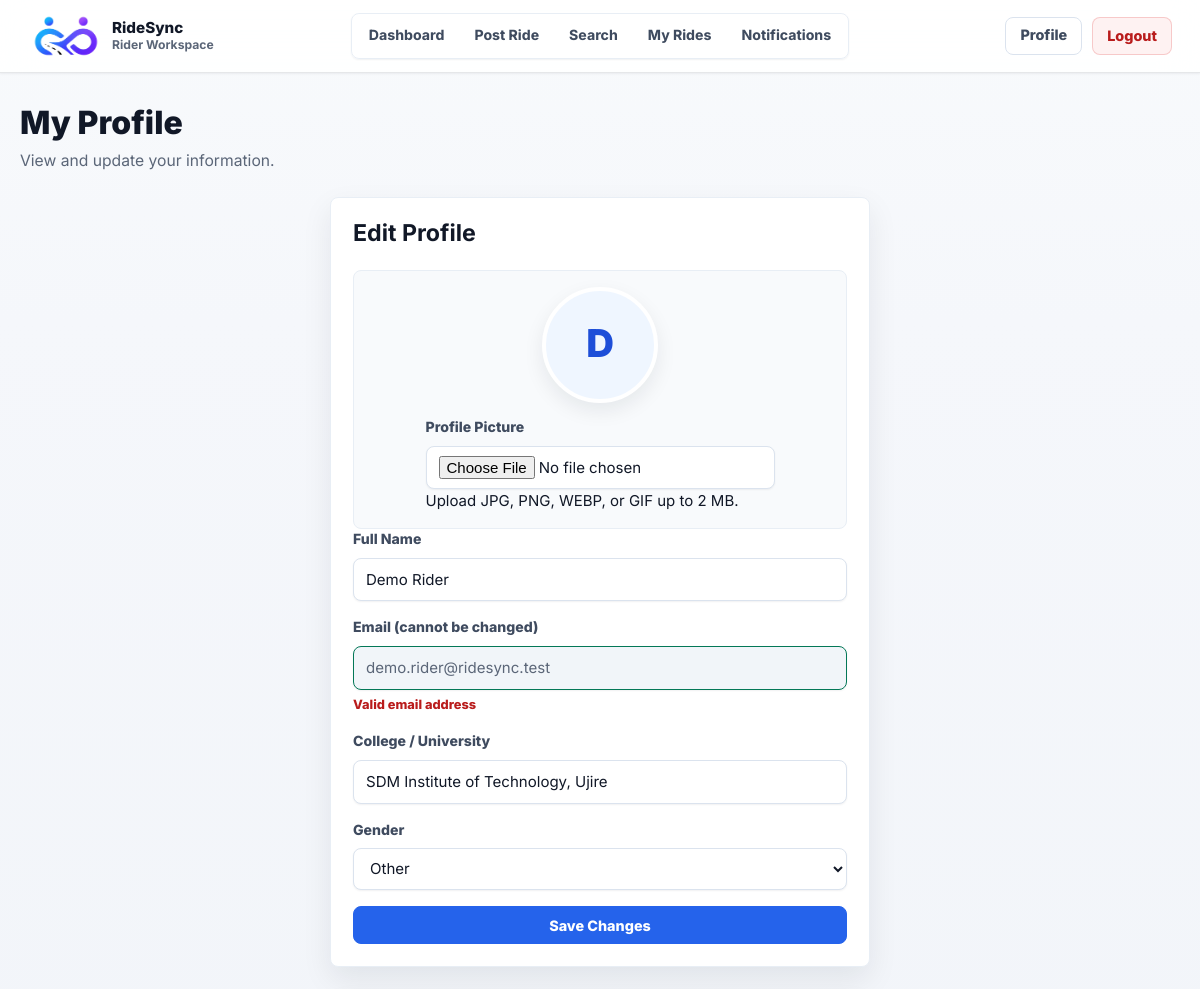
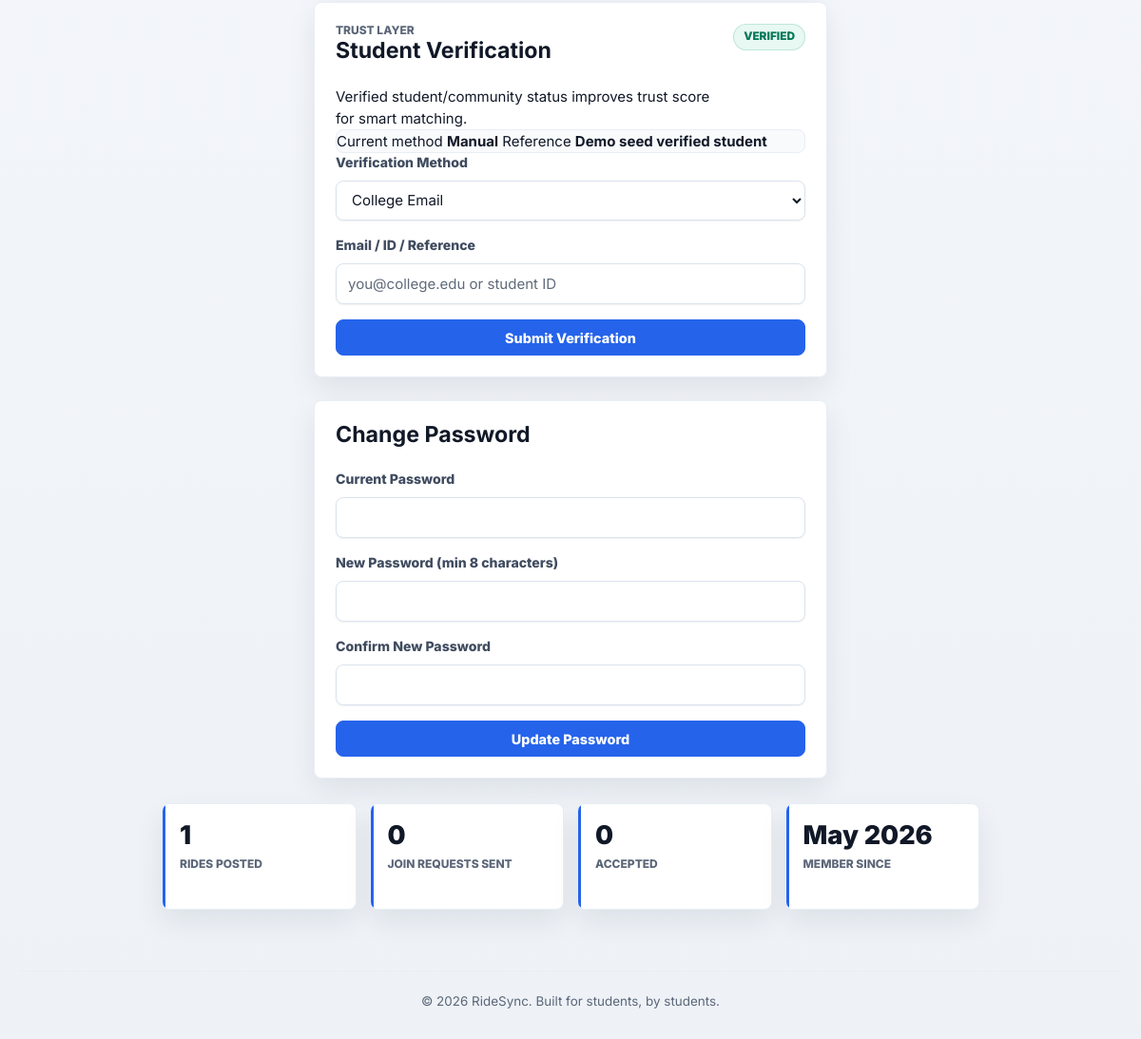
The page /pages/profile.php (signed in) on the database its author committed (2 pictures, top to bottom).
### tables this page shows
CREATE TABLE IF NOT EXISTS users (
  id INT UNSIGNED NOT NULL AUTO_INCREMENT,
  name VARCHAR(100) NOT NULL,
  email VARCHAR(190) NOT NULL,
  password VARCHAR(255) NOT NULL,
  college VARCHAR(150) NOT NULL,
  gender ENUM('Male', 'Female', 'Other') NOT NULL,
  profile_photo VARCHAR(255) NULL,
  created_at TIMESTAMP NOT NULL DEFAULT CURRENT_TIMESTAMP,
  PRIMARY KEY (id),
  UNIQUE KEY uq_users_email (email)
);

CREATE TABLE IF NOT EXISTS user_verifications (
  id INT NOT NULL AUTO_INCREMENT,
  user_id INT UNSIGNED NOT NULL,
  verification_type ENUM('college_email', 'student_id', 'manual') NOT NULL DEFAULT 'manual',
  status ENUM('pending', 'verified', 'rejected') NOT NULL DEFAULT 'pending',
  reference VARCHAR(255) NULL,
  created_at TIMESTAMP NOT NULL DEFAULT CURRENT_TIMESTAMP,
  updated_at TIMESTAMP NOT NULL DEFAULT CURRENT_TIMESTAMP ON UPDATE CURRENT_TIMESTAMP,
  PRIMARY KEY (id),
  UNIQUE KEY uq_user_verification_type (user_id, verification_type),
  KEY idx_user_verifications_status (status),
  CONSTRAINT fk_user_verifications_user
    FOREIGN KEY (user_id) REFERENCES users(id)
    ON DELETE CASCADE
);

### pages/profile.php (the view, shortened to what this page needs)
<?php
require_once __DIR__ . '/../includes/header.php';
$user_id = $_SESSION['user_id'];
$stmt = $conn->prepare("SELECT name, email, college, gender, profile_photo, created_at FROM users WHERE id = ?");
$stmt->bind_param("i", $user_id);
$stmt->execute();
$user = $stmt->get_result()->fetch_assoc();
$profilePhoto = trim($user['profile_photo'] ?? '');
$profilePhotoUrl = $profilePhoto !== '' ? '/ridesync/' . ltrim($profilePhoto, '/') : '';
$initial = strtoupper(substr($user['name'] ?? 'U', 0, 1));
$ride_count = $conn->prepare("SELECT COUNT(*) as c FROM rides WHERE user_id = ?");
$ride_count->bind_param("i", $user_id);
$ride_count->execute();
$total_rides = $ride_count->get_result()->fetch_assoc()['c'];
$match_count = $conn->prepare("SELECT COUNT(*) as c FROM matches WHERE matched_user_id = ?");
$match_count->bind_param("i", $user_id);
$match_count->execute();
$total_matches = $match_count->get_result()->fetch_assoc()['c'];
$accepted_count = $conn->prepare("SELECT COUNT(*) as c FROM matches WHERE matched_user_id = ? AND status = 'accepted'");
$accepted_count->bind_param("i", $user_id);
$accepted_count->execute();
$total_accepted = $accepted_count->get_result()->fetch_assoc()['c'];
$verification = null;
$verificationTable = mysqli_query($conn, "SHOW TABLES LIKE 'user_verifications'");
if ($verificationTable && mysqli_num_rows($verificationTable) > 0) {
    $stmt = $conn->prepare("
        SELECT *
        FROM user_verifications
        WHERE user_id = ?
        ORDER BY FIELD(status, 'verified', 'pending', 'rejected'), updated_at DESC
        LIMIT 1
    ");
    $stmt->bind_param("i", $user_id);
    $stmt->execute();
    $verification = $stmt->get_result()->fetch_assoc();
}
$verificationStatus = $verification['status'] ?? 'not_started';
$verificationLabel = [
    'verified' => 'Verified',
    'pending' => 'Pending Review',
    'rejected' => 'Needs Update',
    'not_started' => 'Not Started',
][$verificationStatus] ?? 'Not Started';
?>
<div class="page-header">
    <h1>My Profile</h1>
    <p>View and update your information.</p>
</div>
<div class="form-container">
    <h2>Edit Profile</h2>
    <form method="POST" action="/ridesync/actions/profile_action.php" enctype="multipart/form-data">
        <div class="profile-photo-editor">
            <div class="profile-avatar-preview">
                <?php if ($profilePhotoUrl !== ''): ?>
                    <img src="<?php echo htmlspecialchars($profilePhotoUrl); ?>" alt="Profile picture">
                <?php else: ?>
                    <span><?php echo htmlspecialchars($initial); ?></span>
                <?php endif; ?>
            </div>
            <div class="profile-photo-controls">
                <label for="profile_photo">Profile Picture</label>
                <input type="file" id="profile_photo" name="profile_photo" accept="image/jpeg,image/png,image/webp,image/gif">
                <p>Upload JPG, PNG, WEBP, or GIF up to 2 MB.</p>
            </div>
        </div>
        <div class="form-group">
            <label for="name">Full Name</label>
            <input type="text" id="name" name="name" value="<?php echo htmlspecialchars($user['name']); ?>" required>
        </div>
        <div class="form-group">
            <label for="email">Email (cannot be changed)</label>
            <input type="email" id="email" value="<?php echo htmlspecialchars($user['email']); ?>" disabled>
        </div>
        <div class="form-group">
            <label for="college">College / University</label>
            <input type="text" id="college" name="college" list="college-suggestions" value="<?php echo htmlspecialchars($user['college']); ?>" required>
        </div>
        <div class="form-group">
            <label for="gender">Gender</label>
            <select id="gender" name="gender" required>
                <option value="Other" <?php echo $user['gender'] === 'Other' ? 'selected' : ''; ?>>Other</option>
            </select>
        </div>
        <button type="submit" class="btn btn-primary" style="width:100%;">Save Changes</button>
    </form>
</div>
<div class="form-container trust-verification-card" style="margin-top: 24px;">
    <div class="trust-card-header">
        <div>
            <span class="fare-kicker">Trust layer</span>
            <h2>Student Verification</h2>
            <p>Verified student/community status improves trust score for smart matching.</p>
        </div>
        <span class="verification-pill verification-<?php echo htmlspecialchars($verificationStatus); ?>">
            <?php echo htmlspecialchars($verificationLabel); ?>
        </span>
    </div>
    <?php if ($verification): ?>
        <div class="verification-current">
            <span>Current method</span>
            <strong><?php echo ucwords(str_replace('_', ' ', htmlspecialchars($verification['verification_type']))); ?></strong>
            <span>Reference</span>
            <strong><?php echo htmlspecialchars($verification['reference'] ?: 'Not provided'); ?></strong>
        </div>
    <?php endif; ?>
    <form method="POST" action="/ridesync/actions/profile_action.php">
        <div class="form-group">
            <label for="verification_type">Verification Method</label>
            <select id="verification_type" name="verification_type" required>
                <option value="college_email">College Email</option>
            </select>
        </div>
        <div class="form-group">
            <label for="verification_reference">Email / ID / Reference</label>
            <input type="text" id="verification_reference" name="verification_reference" required maxlength="255" placeholder="you@college.edu or student ID">
        </div>
        <button type="submit" class="btn btn-primary" style="width:100%;">Submit Verification</button>
    </form>
</div>
<div class="form-container" style="margin-top: 24px;">
    <h2>Change Password</h2>
    <form method="POST" action="/ridesync/actions/profile_action.php">
        <div class="form-group">
            <label for="current_password">Current Password</label>
            <input type="password" id="current_password" name="current_password" required>
        </div>
        <div class="form-group">
            <label for="new_password">New Password (min 8 characters)</label>
            <input type="password" id="new_password" name="new_password" minlength="8" required>
        </div>
        <div class="form-group">
            <label for="confirm_password">Confirm New Password</label>
            <input type="password" id="confirm_password" name="confirm_password" minlength="8" required>
        </div>
        <button type="submit" class="btn btn-primary" style="width:100%;">Update Password</button>
    </form>
</div>
<div class="profile-stats-bottom stats-row">
    <div class="stat-card">
        <span class="stat-number"><?php echo $total_rides; ?></span>
        <span class="stat-label">Rides Posted</span>
    </div>
    <div class="stat-card">
        <span class="stat-number"><?php echo $total_matches; ?></span>
        <span class="stat-label">Join Requests Sent</span>
    </div>
    <div class="stat-card">
        <span class="stat-number"><?php echo $total_accepted; ?></span>
        <span class="stat-label">Accepted</span>
    </div>
    <div class="stat-card">
        <span class="stat-number"><?php echo date('M Y', strtotime($user['created_at'])); ?></span>
        <span class="stat-label">Member Since</span>
    </div>
</div>
<?php require_once __DIR__ . '/../includes/footer.php'; ?>

### rows shown on the page
users: name "D", name "Demo Rider", email "demo.rider@ridesync.test", college "SDM Institute of Technology, Ujire", gender "Other", created_at "May 2026"
user_verifications: status "VERIFIED", verification_type "Manual", reference "Demo seed verified student"

### other values the page prints
$total_rides "1"
$total_matches "0"
$total_accepted "0"
